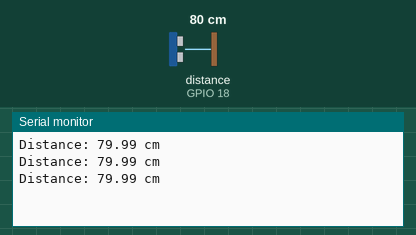
A sketch run on a simulated ESP32. Parts: the last lines printed to the serial monitor. Wiring (inferred from the names in the program): ultrasonic range finder: trigger GPIO 5; echo GPIO 18. Inputs (shaded band) come from the test bench; at power-on: distance to the obstacle (sensor on GPIO 18) 80 cm. The echo pulse lasts 58.3 µs per cm.

Above: at 1.3 s.
1.4 s: distance to the obstacle (sensor on GPIO 18) set to 2 cm
At 1.9 s:
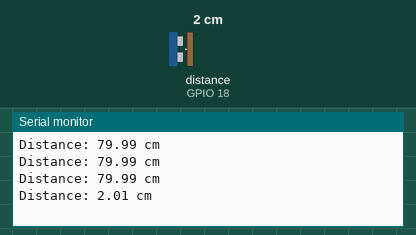
2.9 s: distance to the obstacle (sensor on GPIO 18) set to 4 cm
At 3.4 s:
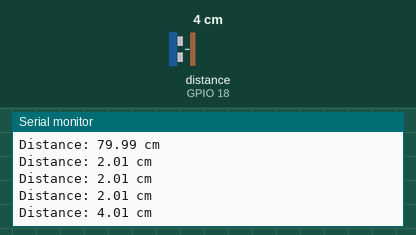
Timing chart, 0 to 5.9 s (numbered marks = the images above; inputs shaded):
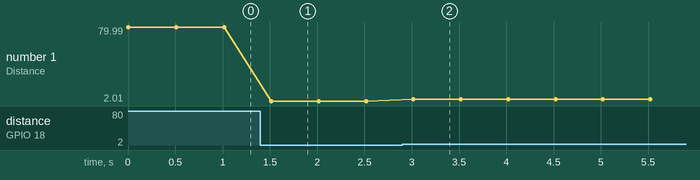

The sketch:

test_ultrasonic_sensor.ino
```cpp
/*
  ------------------------------------------------------------------------------
  Project     : RoboAi - NeoBot: Remotely Operated Vehicle
  Test Code   : Ultrasonic Sensor Distance Measurement (HC-SR04)
  ------------------------------------------------------------------------------
  📄 Description:
    This code tests the HC-SR04 ultrasonic sensor with ESP32. It sends an ultrasonic
    pulse and measures the time taken for the echo to return, calculating the
    distance to an object in centimeters.

  🎯 Purpose:
    ✅ Verify ultrasonic sensor working with ESP32
    ✅ Continuously display object distance on Serial Monitor
    ✅ Base test for obstacle detection and radar-like scanning

  🔌 Wiring Connections:
    HC-SR04 Sensor       →  ESP32 Board
    -------------------------------------
    VCC                  →  5V
    GND                  →  GND
    TRIG (Trigger)       →  GPIO 5
    ECHO                 →  GPIO 18

  📚 Key Functions:
    🔹 `digitalWrite()` – Send 10µs pulse to trigger pin
    🔹 `pulseIn()`       – Measure duration of high signal on echo pin
    🔹 Distance formula: distance (cm) = (duration * 0.0343) / 2

  ⚙️ Configuration Notes:
    - Speed of sound = 343 m/s = 0.0343 cm/µs
    - Distance is divided by 2 since the signal travels to and from the object
    - Delay of 500ms between each measurement

  🧠 Code Logic Summary:
    - Trigger 10µs pulse on TRIG_PIN
    - Read echo time on ECHO_PIN
    - Calculate and print distance to Serial Monitor

  🧪 Tested On:
    - ESP32 Dev Module
    - HC-SR04 Ultrasonic Sensor
  ------------------------------------------------------------------------------
*/

#define TRIG_PIN 5
#define ECHO_PIN 18

void setup() {
  Serial.begin(115200);
  pinMode(TRIG_PIN, OUTPUT);
  pinMode(ECHO_PIN, INPUT);
}

void loop() {
  // Send pulse
  digitalWrite(TRIG_PIN, LOW);
  delayMicroseconds(2);
  digitalWrite(TRIG_PIN, HIGH);
  delayMicroseconds(10);
  digitalWrite(TRIG_PIN, LOW);

  // Read echo time
  long duration = pulseIn(ECHO_PIN, HIGH);
  float distance = duration * 0.0343 / 2;

  Serial.print("Distance: ");
  Serial.print(distance);
  Serial.println(" cm");

  delay(500);
}
```

Measured:
- after the input at 1.4 s, the serial monitor: prints a new line after 0.12 s (image 1)
- after the input at 2.9 s, the serial monitor: prints a new line after 0.12 s (image 2)
- plotted number 1: 79.99 → 2.01 after the input at 1.4 s, 2.01 → 4.01 after the input at 2.9 s
